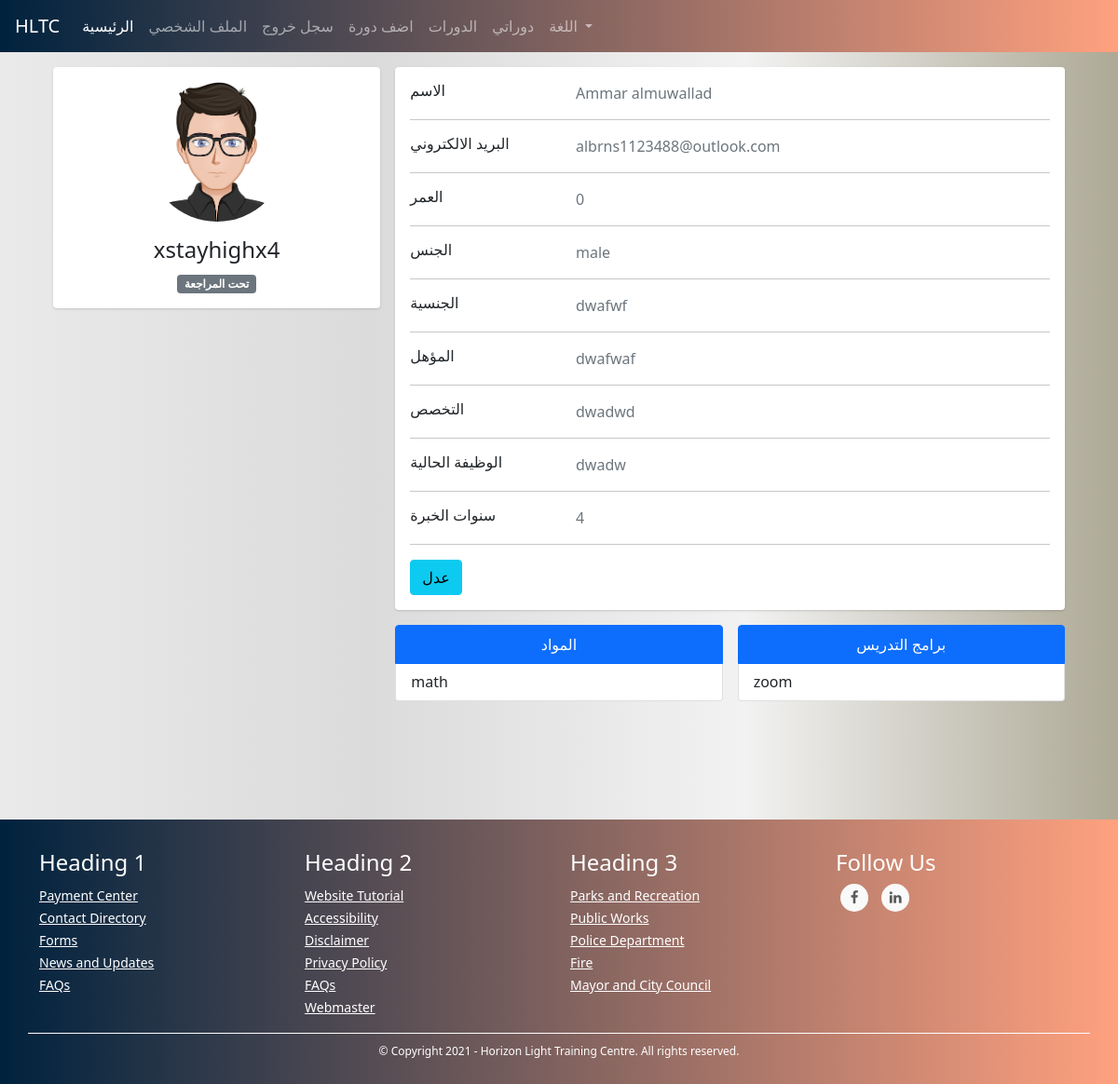
The app's page /tutors/profile (signed in), older data.
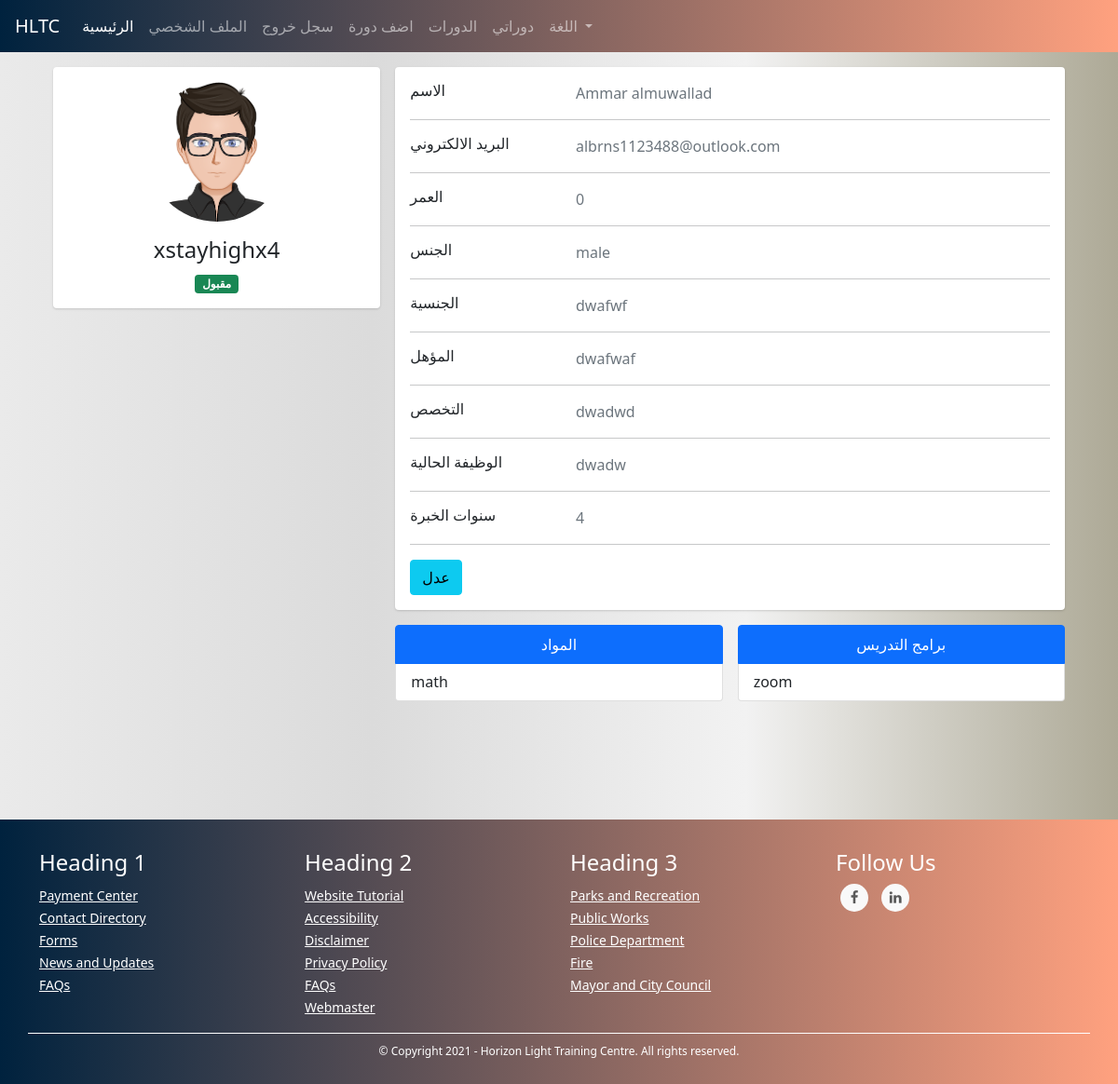
The same page, newer data.
### TUTOR/TUTORS/routes.py (the view)
@tutors_blueprint.route("/tutors/profile", methods=["GET", "POST"])
@login_required(["tutor"])
def profile():
    return render_template("tutors/new_profile.html")

### TUTOR/TUTORS/routes.py (called while the page is built)
@tutors_blueprint.context_processor
def utility_processor():
    return dict(get_language_text=LngObj.get_language_text, get_current_page_language_list=LngObj.get_current_page_language_list, languages=LANGUAGES, admin_types=ADMIN_TYPES, settings=SiteSettingsModel.instance())

### TUTOR/models.py (called while the page is built)
@login_manager.user_loader
def load_user(user_id):
    return UserModel.query.get(int(user_id))

    @property
    def full_name(self):
        return self.first_name + " " + self.last_name

    @property
    def gender(self):
        return "male" if self._gender else "female"

    @property
    def age(self):
        return int((datetime.date(datetime.utcnow()) - datetime.date(self.date_of_birth)).days / 365)

    @property
    def subjects(self):
        return json.loads(self._subjects)

    @property
    def tools_used_for_online_tutoring(self):
        return json.loads(self._tools_used_for_online_tutoring)

    @classmethod
    def instance(cls):
        return cls.query.get(1)

### TUTOR/templates/tutors/new_profile.html (shortened to what the changed rows need)
{% extends "template.html" %}
{% block content %}
<link rel="stylesheet" href="{{ url_for('static', filename='css/students/profile.css') }}">
<div class="container">
    <div class="main-body">
          <div class="row gutters-sm">
            <div class="col-md-4 mb-3">
              <div class="card">
                <div class="card-body">
                  <div class="d-flex flex-column align-items-center text-center">
                    <div class="mt-3">
                      <h4>{{ current_user.username }}</h4>
                      {% if current_user.tutor_data_model.is_accepted %}
                      <span class="badge bg-success">مقبول</span>
                      {% else %}
                      <span class="badge bg-secondary">تحت المراجعة</span>
                      {% endif %}
                    </div>
                  </div>
                </div>
              </div>
            </div>
          </div>
        </div>
    </div>
    <br><br><br><br>
{% endblock %}

Row changes from the older to the newer data that the page shows:
changed TutorDataModel "dwafwf": is_accepted False → True (drawn)
Text that changed along with them:
text no longer shown: "تحت المراجعة"
text now shown: "مقبول"
